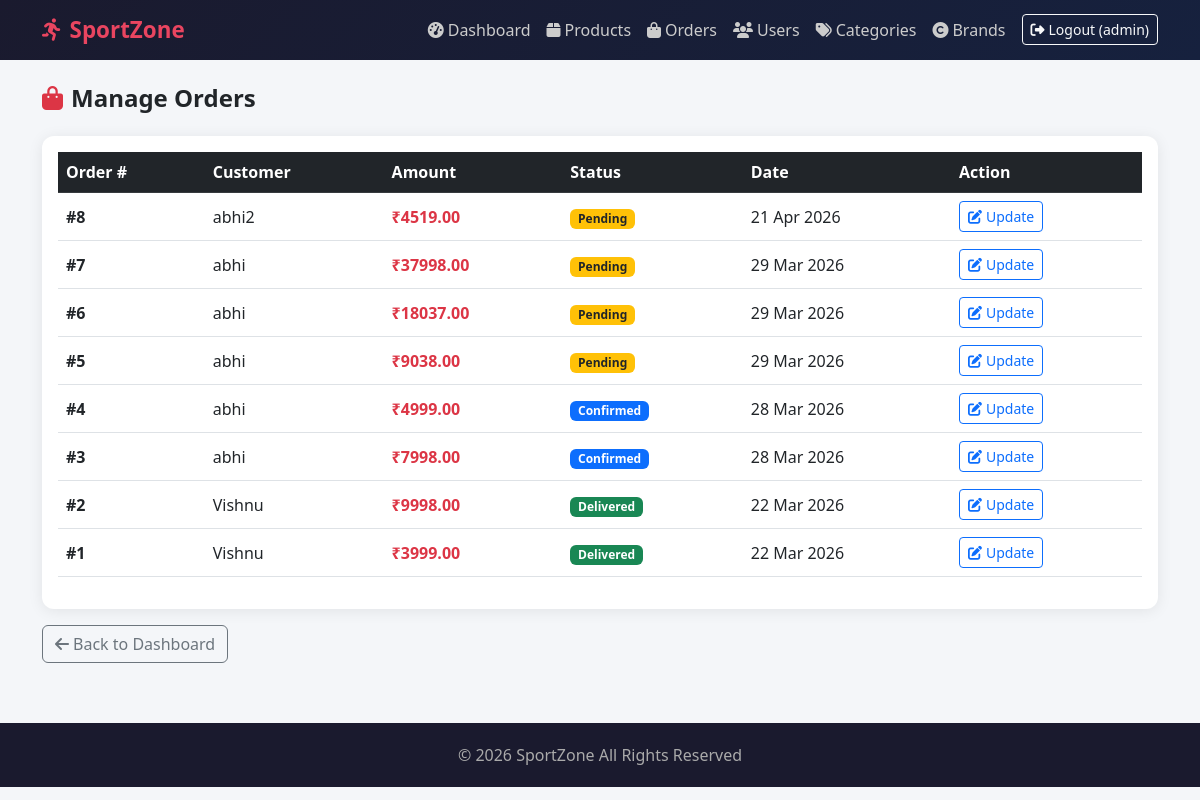
/dashboard/orders/ (signed in), run on the app's committed database.
### store/models.py (models this page shows, shortened)
class User(AbstractUser):
    ROLE_CHOICES = (
        ('admin', 'Admin'),
        ('customer', 'Customer'),
    )
    phone   = models.CharField(max_length=15, blank=True, null=True)
    address = models.TextField(blank=True, null=True)
    role    = models.CharField(max_length=10, choices=ROLE_CHOICES, default='customer')

class Order(models.Model):
    STATUS_CHOICES = (
        ('pending',   'Pending'),
        ('confirmed', 'Confirmed'),
        ('shipped',   'Shipped'),
        ('delivered', 'Delivered'),
        ('cancelled', 'Cancelled'),
    )
    user           = models.ForeignKey(User, on_delete=models.CASCADE)
    total_amount   = models.DecimalField(max_digits=10, decimal_places=2)
    status         = models.CharField(max_length=20, choices=STATUS_CHOICES, default='pending')
    shipping_address = models.TextField()
    created_at     = models.DateTimeField(auto_now_add=True)

### store/views.py (the view)
# urls.py: path('dashboard/orders/',                views.admin_orders_view,        name='admin_orders'),
@login_required
def admin_orders_view(request):
    if not (request.user.role == 'admin' or request.user.is_superuser):
        return redirect('home')
    orders = Order.objects.all().order_by('-created_at')
    return render(request, 'store/admin_orders.html', {'orders': orders})

### store/templates/store/admin_orders.html (shortened to what this page needs)
{% extends 'store/base.html' %}
{% block content %}
<h4 class="fw-bold mb-4"><i class="fas fa-shopping-bag me-2 text-danger"></i>Manage Orders</h4>
<div class="card p-3">
    <table class="table table-hover align-middle">
        <thead class="table-dark">
            <tr>
                <th>Order #</th>
                <th>Customer</th>
                <th>Amount</th>
                <th>Status</th>
                <th>Date</th>
                <th>Action</th>
            </tr>
        </thead>
        <tbody>
            {% for order in orders %}
            <tr>
                <td class="fw-bold">#{{ order.id }}</td>
                <td>{{ order.user.username }}</td>
                <td class="text-danger fw-bold">₹{{ order.total_amount }}</td>
                <td>
                    <span class="badge
                        {% if order.status == 'delivered' %}bg-success
                        {% elif order.status == 'cancelled' %}bg-danger
                        {% elif order.status == 'shipped' %}bg-info
                        {% elif order.status == 'confirmed' %}bg-primary
                        {% else %}bg-warning text-dark{% endif %}">
                        {{ order.get_status_display }}
                    </span>
                </td>
                <td>{{ order.created_at|date:"d M Y" }}</td>
                <td>
                    <a href="{% url 'admin_update_order' order.pk %}"
                       class="btn btn-sm btn-outline-primary">
                        <i class="fas fa-edit me-1"></i>Update
                    </a>
                </td>
            </tr>
            {% empty %}
            <tr><td colspan="6" class="text-center text-muted">No orders yet.</td></tr>
            {% endfor %}
        </tbody>
    </table>
</div>
<a href="{% url 'admin_dashboard' %}" class="btn btn-outline-secondary mt-3">
    <i class="fas fa-arrow-left me-1"></i>Back to Dashboard
</a>
{% endblock %}

### store/templates/store/base.html (shortened to what this page needs)
<!DOCTYPE html>
<html lang="en">
<head>
    <link href="https://cdn.jsdelivr.net/npm/bootstrap@5.3.0/dist/css/bootstrap.min.css" rel="stylesheet">
    <link href="https://cdnjs.cloudflare.com/ajax/libs/font-awesome/6.4.0/css/all.min.css" rel="stylesheet">
</head>
<body>
    {% if user.is_authenticated %}
    <nav class="navbar navbar-expand-lg">
        <div class="container">
            <a class="navbar-brand" href="{% url 'home' %}">
                <i class="fas fa-running me-2"></i>SportZone
            </a>
            <div class="collapse navbar-collapse" id="navbarNav">
                <ul class="navbar-nav ms-auto align-items-center">
                    {% if user.role == 'admin' or user.is_superuser %}
                    <li class="nav-item">
                        <a class="nav-link" href="{% url 'admin_dashboard' %}">
                            <i class="fas fa-tachometer-alt me-1"></i>Dashboard
                        </a>
                    </li>
                    <li class="nav-item">
                        <a class="nav-link" href="{% url 'admin_products' %}">
                            <i class="fas fa-box me-1"></i>Products
                        </a>
                    </li>
                    <li class="nav-item">
                        <a class="nav-link" href="{% url 'admin_orders' %}">
                            <i class="fas fa-shopping-bag me-1"></i>Orders
                        </a>
                    </li>
                    <li class="nav-item">
                        <a class="nav-link" href="{% url 'admin_users' %}">
                            <i class="fas fa-users me-1"></i>Users
                        </a>
                    </li>
                    <li class="nav-item">
                        <a class="nav-link" href="{% url 'admin_categories' %}">
                            <i class="fas fa-tags me-1"></i>Categories
                        </a>
                    </li>
                    <li class="nav-item">
                        <a class="nav-link" href="{% url 'admin_brands' %}">
                            <i class="fas fa-copyright me-1"></i>Brands
                        </a>
                    </li>
                    {% endif %}
                    <li class="nav-item ms-2">
                        <a class="btn btn-sm btn-outline-light" href="{% url 'logout' %}">
                            <i class="fas fa-sign-out-alt me-1"></i>Logout ({{ user.username }})
                        </a>
                    </li>
                </ul>
            </div>
        </div>
    </nav>
    {% endif %}
    <div class="container mt-4">
        {% block content %}{% endblock %}
    </div>
    <footer class="text-center">
        <p class="mb-0">© 2026 SportZone All Rights Reserved</p>
    </footer>
</body>
</html>

### store/templates/store/base.html (style rules this page uses)
body { background: #f4f6f9; font-family: 'Segoe UI', sans-serif; }
.navbar { background: linear-gradient(135deg, #1a1a2e, #16213e); }
.navbar-brand { font-weight: 700; font-size: 1.4rem; color: #e94560 !important; }
.nav-link { color: #ccc !important; }
.card { border: none; border-radius: 12px; box-shadow: 0 2px 15px rgba(0, 0, 0, 0.08); }
footer { background: #1a1a2e; color: #aaa; padding: 20px 0; margin-top: 60px; }

### data on the page
User: username "admin"
Order: id "8", user.username "abhi2", total_amount "4519.00", status "Pending", created_at "21 Apr 2026"
Order: id "7", user.username "abhi", total_amount "37998.00", status "Pending", created_at "29 Mar 2026"
Order: id "6", user.username "abhi", total_amount "18037.00", status "Pending", created_at "29 Mar 2026"
Order: id "5", user.username "abhi", total_amount "9038.00", status "Pending", created_at "29 Mar 2026"
Order: id "4", user.username "abhi", total_amount "4999.00", status "Confirmed", created_at "28 Mar 2026"
Order: id "3", user.username "abhi", total_amount "7998.00", status "Confirmed", created_at "28 Mar 2026"
Order: id "2", user.username "Vishnu", total_amount "9998.00", status "Delivered", created_at "22 Mar 2026"
Order: id "1", user.username "Vishnu", total_amount "3999.00", status "Delivered", created_at "22 Mar 2026"
